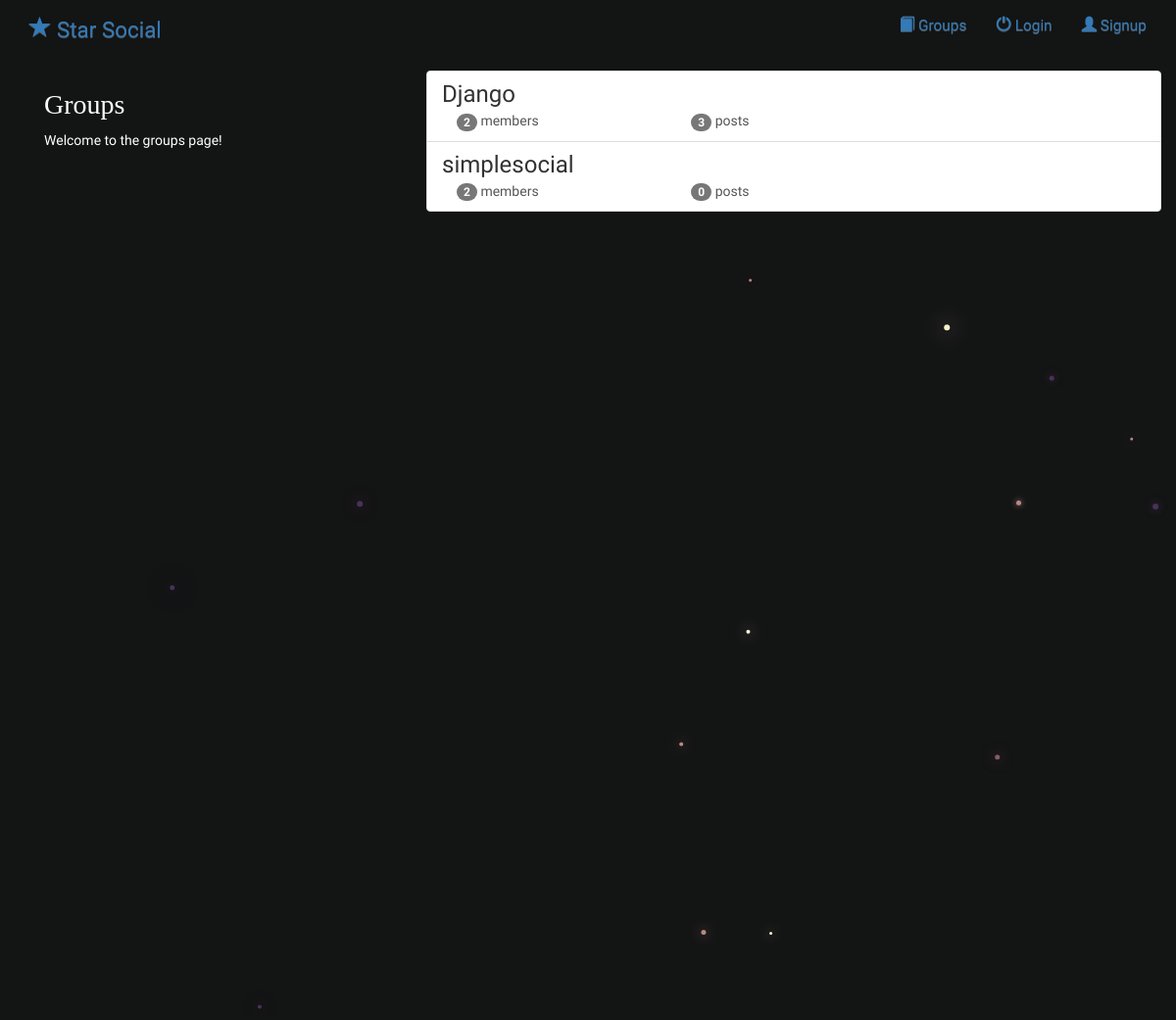
The page /groups/ on the database as committed earlier.
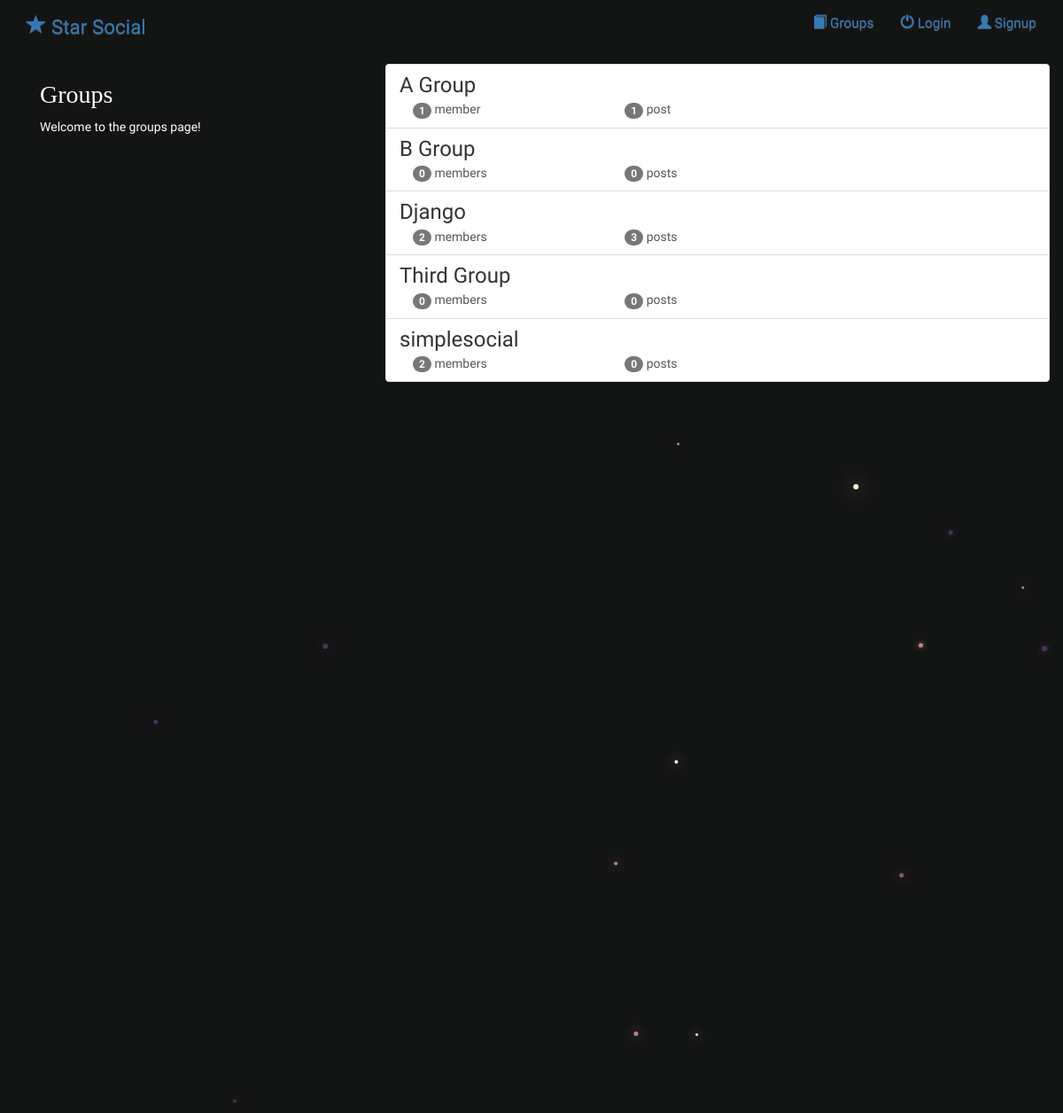
The same page on the database as committed later.
### groups/models.py (models this page shows, shortened)
class Group(models.Model):
  name = models.CharField(max_length=255, unique= True)
  slug = models.SlugField(allow_unicode= True, unique = True)
  description = models.TextField(blank = True, default ='')
  description_html = models.TextField(editable= False, default = '', blank= True)
  member = models.ManyToManyField(User, through='GroupMember')
  class Meta:
    ordering = ['name']

### groups/views.py (the view)
class ListGroups(generic.ListView):
  model = Group

### groups/templates/groups/group_list.html (shortened to what this page needs)
{% extends "groups/group_base.html" %}
{% block pregroup %}
<div class="col-md-4">
  <div class="content">
<h2>Groups</h2>
<p>Welcome to the groups page!</p>
  </div>
</div>
{% endblock pregroup %}
{% block group_content %}
  <div class="col-md-8">
    <div class="list-group">
      {% for group in object_list %}
      <a class="list-group-item" href="{% url 'groups:single' slug=group.slug %}">
      <h3 class="title list-group-item-heading"> {{ group.name}}</h3>
      <div class="list-group-item-text container-fluid">
        <div class="row">
          <div class="col-md-4">
            <span class="badge">{{group.member.count}}</span>
            member{{group.member.count|pluralize}}
          </div>
            <div class="col-md-4">
              <span class="badge">{{group.posts.count}}</span>
              post{{group.posts.count|pluralize}}
            </div>
          </div>
        </div>
      </a>
      {% endfor %}
    </div>
  </div>
{% endblock group_content %}

Rows that differ between the two databases and show on the page:
added Group: name "A Group", member.count "1", posts.count "1"
added Group: name "B Group", member.count "0", posts.count "0"
added Group: name "Third Group", member.count "0", posts.count "0"
